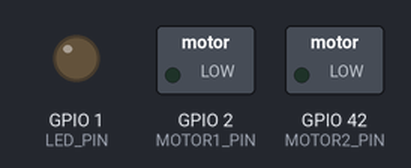
Bench run of a sketch on a simulated ESP32. Shown: switched loads named in the sketch (green lamp = pin HIGH), output pins drawn as LEDs (lit = HIGH). What the sketch prints to the serial monitor is not drawn.

Above: at 15.0 s.
At 32.5 s:
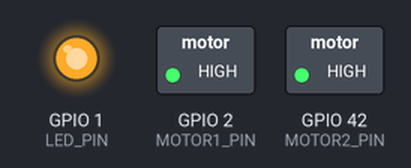
At 47.5 s:
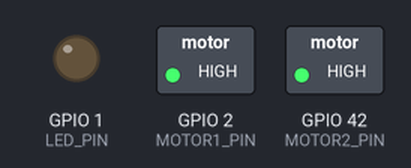
Timing chart, 0 to 78.0 s (numbered marks = the images above):
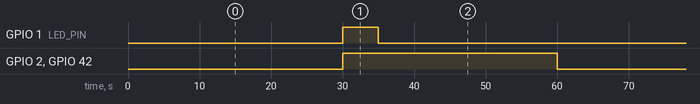

The sketch:

actuators.ino
```cpp
// Pin definitions
#define LED_PIN 1
#define MOTOR1_PIN 2
#define MOTOR2_PIN 42

// Timing variables
const unsigned long MOTOR_ON_TIME = 30000; // 30 seconds
const unsigned long MOTOR_OFF_TIME = 30000; // 30 seconds
const unsigned long LED_ON_TIME = 5000;    // 5 seconds

unsigned long previousMillis = 0;
bool motorsOn = false;

void setup() {

  Serial.begin(115200);
  // Initialize pins
  pinMode(LED_PIN, OUTPUT);
  pinMode(MOTOR1_PIN, OUTPUT);
  pinMode(MOTOR2_PIN, OUTPUT);

  // Start with everything off
  digitalWrite(LED_PIN, LOW);
  digitalWrite(MOTOR1_PIN, LOW);
  digitalWrite(MOTOR2_PIN, LOW);
}

void loop() {
  unsigned long currentMillis = millis();

  if (motorsOn) {
    Serial.println("Motors on");
    // Turn LEDs on for 5 seconds during the motor operation
    if (currentMillis - previousMillis < LED_ON_TIME) {
      digitalWrite(LED_PIN, HIGH);
    } else {
      digitalWrite(LED_PIN, LOW);
    }

    // Turn motors off after 30 seconds
    if (currentMillis - previousMillis >= MOTOR_ON_TIME) {
      digitalWrite(MOTOR1_PIN, LOW);
      digitalWrite(MOTOR2_PIN, LOW);
      motorsOn = false;
      previousMillis = currentMillis; // Reset the timer for the off period
    }
  } else {
    Serial.println("Motors off");
    // Turn motors off for 30 seconds
    if (currentMillis - previousMillis >= MOTOR_OFF_TIME) {
      digitalWrite(MOTOR1_PIN, HIGH);
      digitalWrite(MOTOR2_PIN, HIGH);
      motorsOn = true;
      previousMillis = currentMillis; // Reset the timer for the on period
    }
  }
}
```

Measured:
- by itself, GPIO 1 (LED_PIN): alternates HIGH for 5.0 s and LOW for 55.0 s
- by itself, GPIO 2 (MOTOR1_PIN), GPIO 42 (MOTOR2_PIN): alternates HIGH for 30.0 s and LOW for 30.0 s
